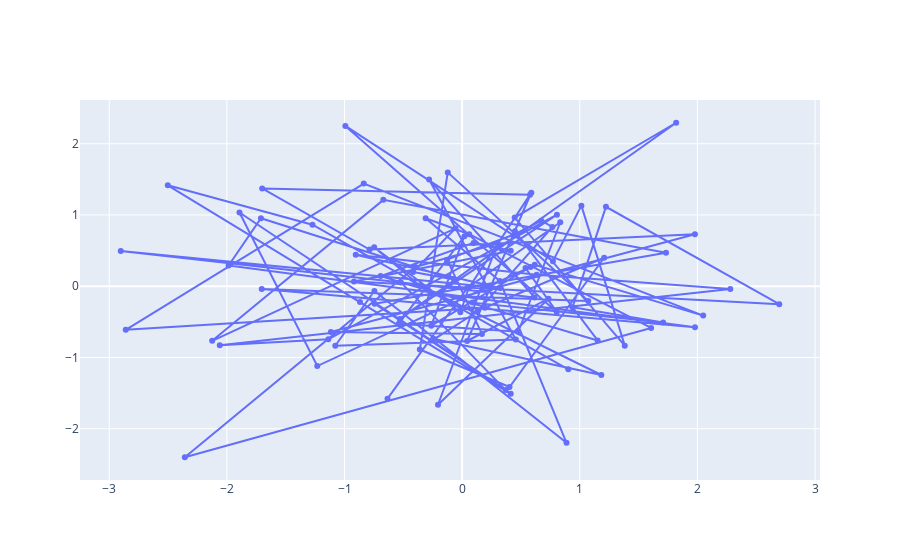

Here is the notebook cell this chart was saved with:
### Markdown cell above
## Program to draw line and scatter plots for random 100 x and y coordinates

### Code cell
import plotly.graph_objects as go
import numpy as np

# creating arrays for x-axis values & y-axis values
x_values = np.random.randn(100)
y_values = np.random.randn(100)

# constructing line & scatter plots 
fig = go.Figure(go.Scatter(x=x_values, y=y_values, mode='markers+lines'))
fig                   # displaying plots
